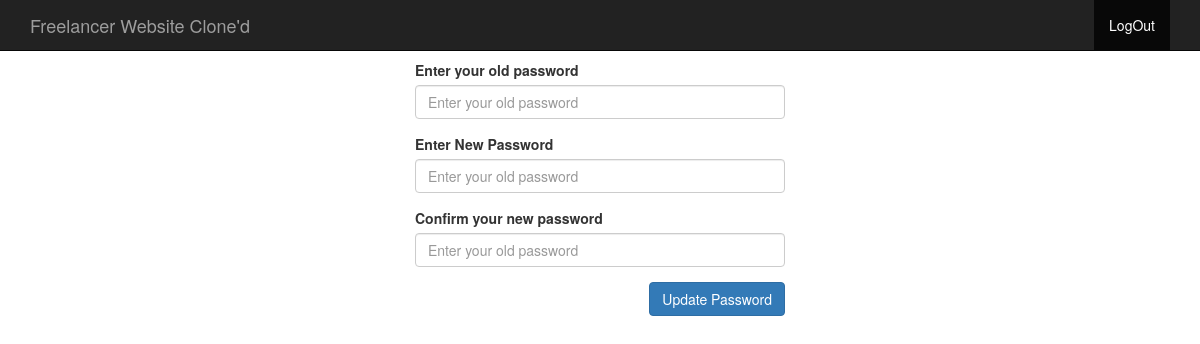
Screenshot of /dashboard/change-password.php (signed in) with the database file from the repository.
### tables this page shows
CREATE TABLE IF NOT EXISTS `website_config` (
  `id` int(11) NOT NULL AUTO_INCREMENT,
  `config` varchar(200) NOT NULL,
  `value` text NOT NULL,
  PRIMARY KEY (`id`),
  UNIQUE KEY `config` (`config`)
);

### classes/dashboard-loader.php (called while the page is built, shortened)
<?php
include __DIR__ . '/../config.php';
include_once 'WebsiteConfig.class.php';
$websiteConfig = new WebsiteConfig();
?>

### classes/WebsiteConfig.class.php (called while the page is built)
<?php
class WebsiteConfig{
	public function getConfigValue($value){
		$get_value = $this->DbQuery($value);
		foreach ($get_value as $key) {
			$result = $key['value'];
		}
		return $result;
	}
	private function DbQuery($find){
		global $dblink;
		$query = "SELECT * FROM website_config WHERE config = '$find'";
		$value = $dblink->query($query);
		return $value;
	}
}
?>

### dashboard/change-password.php (the view, shortened to what this page needs)
<?php
include 'header.php';
?>
<div class="col-md-4"></div>
<div class="col-md-4">
	<form method="POST">
		<div class="form-group">
			<label for="p1"><?php echo $websiteConfig->getConfigValue('change_pass_old') ?></label>
		<input id="p1" type="password" class="form-control" name="old_password" placeholder="<?php echo $websiteConfig->getConfigValue('change_pass_old') ?>" />
		</div>
		<div class="form-group">
			<label for="p2"><?php echo $websiteConfig->getConfigValue('change_pass_new') ?></label>
		<input id="p2" type="password" class="form-control" name="new_password1" placeholder="<?php echo $websiteConfig->getConfigValue('change_pass_old') ?>" />
		</div>
		<div class="form-group">
			<label for="p3"><?php echo $websiteConfig->getConfigValue('change_pass_new_confirm') ?></label>
		<input  id="p3" type="password" class="form-control" name="new_password2" placeholder="<?php echo $websiteConfig->getConfigValue('change_pass_old') ?>" />
		</div>
		<button type="submit" class="btn btn-primary pull-right"><?php echo $websiteConfig->getConfigValue('change_pass_button') ?></button>
	</form>
</div>
<div class="col-md-4"></div>
<?php
include 'footer.php';
?>

### css/style.css (style rules this page uses)
body { padding-top: 60px; }

### rows the page displays
website_config: value "Enter your old password"
website_config: value "Enter New Password"
website_config: value "Confirm your new password"
website_config: value "Update Password"

### other values shown
$websiteConfig->getConfigValue('title') "Freelancer Website Clone'd"
